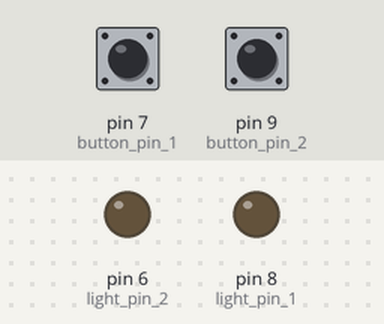
A sketch run on a simulated Arduino Uno, built with avr-gcc and run on an emulated ATmega328P. Parts: output pins drawn as LEDs (lit = HIGH). The test bench sets the inputs (shaded band); at power-on: pin 7 (button_pin_1) HIGH, pin 9 (button_pin_2) HIGH.

Above: at 1.2 s.
1.3 s: pin 7 (button_pin_1) pulled LOW for 0.15 s
At 1.37 s:
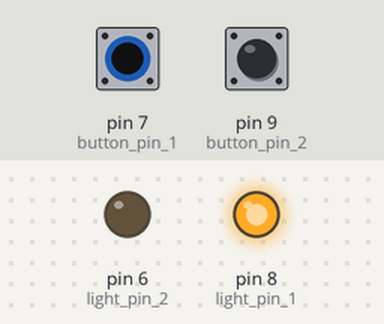
2.9 s: pin 9 (button_pin_2) pulled LOW for 0.15 s
At 2.97 s:
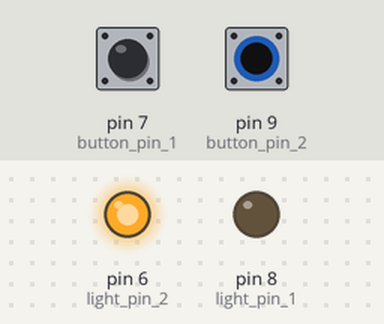
4.5 s: pin 9 (button_pin_2) pulled LOW for 3.2 s
At 8.5 s:
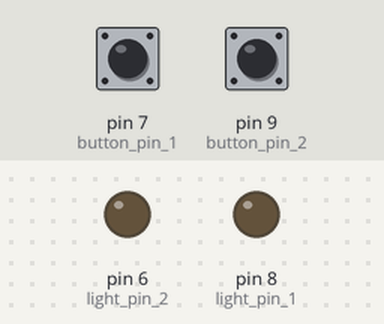
9.2 s: pin 7 (button_pin_1) pulled LOW for 3.2 s
At 9.7 s:
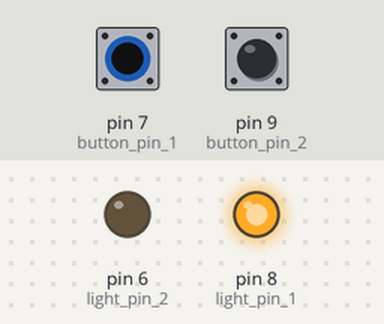
13.9 s: pin 7 (button_pin_1) driven LOW and pin 9 (button_pin_2) driven LOW
At 14.5 s:
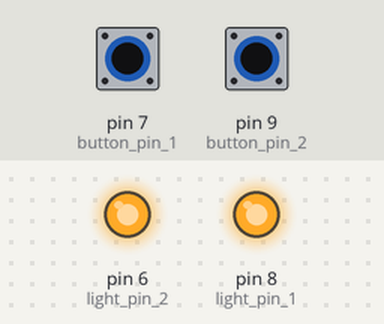
Timing chart, 0 to 16.4 s (numbered marks = the images above; inputs shaded):
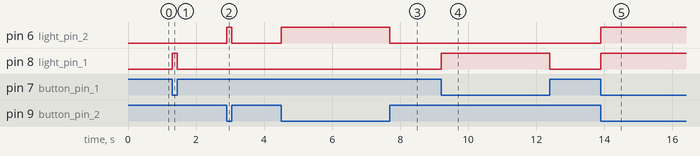

The sketch:

0311two_light.ino
```cpp
int button_pin_1 = 7;
int light_pin_1 = 8;
int button_pin_2 = 9;
int light_pin_2 = 6;
int buttonstate_1 = 0;
int buttonstate_2 = 0;

void setup() {
  // put your setup code here, to run once:
  Serial.begin(9600);
  pinMode(light_pin_1, OUTPUT);
  pinMode(button_pin_1, INPUT);
  pinMode(light_pin_2, OUTPUT);
  pinMode(button_pin_2, INPUT);

}

void loop() {
  // put your main code here, to run repeatedly:
  buttonstate_1 = digitalRead(button_pin_1);
  buttonstate_2 = digitalRead(button_pin_2);

  if(buttonstate_1 == LOW){
    digitalWrite(light_pin_1, HIGH);
  }else{
    digitalWrite(light_pin_1, LOW);
  }

  if(buttonstate_2 == LOW){
    digitalWrite(light_pin_2, HIGH);
  }else{
    digitalWrite(light_pin_2, LOW);
  }
}
```

Measured:
- after the input at 1.3 s, pin 8 (light_pin_1): LOW → HIGH at once, → LOW 0.15 s later
- after the input at 2.9 s, pin 6 (light_pin_2): LOW → HIGH at once, → LOW 0.15 s later
- after the input at 4.5 s, pin 6 (light_pin_2): LOW → HIGH at once, → LOW 3.2 s later
- after the input at 9.2 s, pin 8 (light_pin_1): LOW → HIGH at once, → LOW 3.2 s later
- after the input at 13.9 s, pin 6 (light_pin_2), pin 8 (light_pin_1): LOW → HIGH at once
